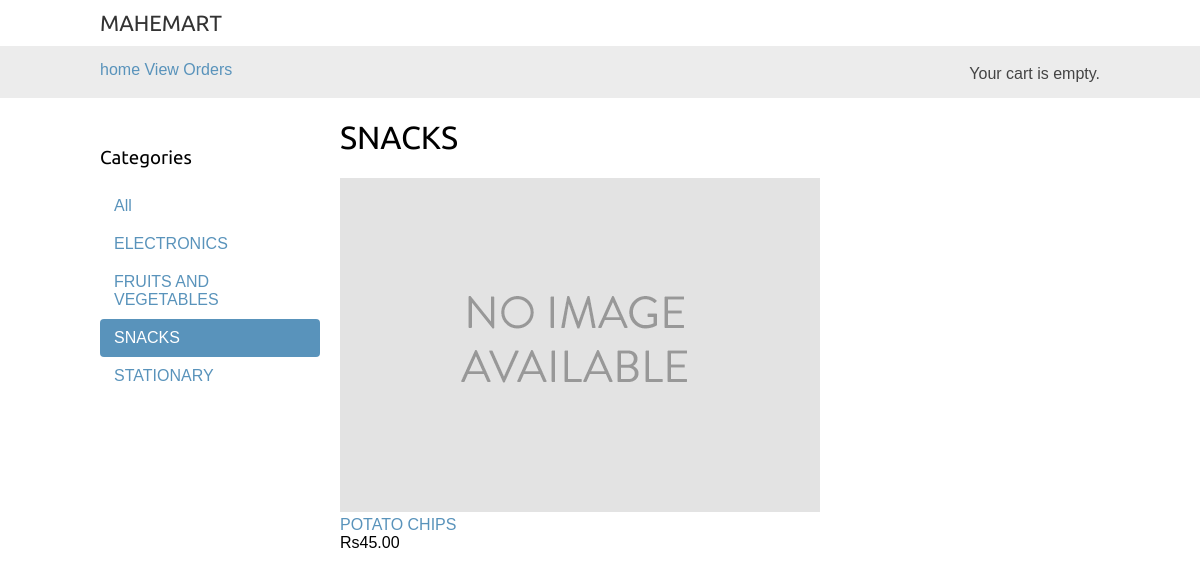
The page /snacks/ on the database its author committed.
### shop/models.py (models this page shows, shortened)
class Category(models.Model):
    name = models.CharField(max_length=200)
    slug = models.SlugField(max_length=200,
                            unique=True)
    class Meta:
        ordering = ['name']
        indexes = [
            models.Index(fields=['name']),
        ]
        verbose_name = 'category'
        verbose_name_plural = 'categories'
    def get_absolute_url(self):
        return reverse('shop:product_list_by_category',
                       args=[self.slug])

class Product(models.Model):
    category = models.ForeignKey(Category,
                                 related_name='products',
                                 on_delete=models.CASCADE)
    name = models.CharField(max_length=200)
    slug = models.SlugField(max_length=200)
    image = models.ImageField(upload_to='products/%Y/%m/%d',
                              blank=True)
    description = models.TextField(blank=True)
    price = models.DecimalField(max_digits=10,
                                decimal_places=2)
    available = models.BooleanField(default=True)
    created = models.DateTimeField(auto_now_add=True)
    updated = models.DateTimeField(auto_now=True)
    class Meta:
        ordering = ['name']
        indexes = [
            models.Index(fields=['id', 'slug']),
            models.Index(fields=['name']),
            models.Index(fields=['-created']),
        ]
    def get_absolute_url(self):
        return reverse('shop:product_detail',
                       args=[self.id, self.slug])

### shop/views.py (the view)
# urls.py: path('', views.product_list, name='product_list'),
def product_list(request, category_slug=None):
    category = None
    categories = Category.objects.all()
    products = Product.objects.filter(available=True)
    if category_slug:
        category = get_object_or_404(Category, slug=category_slug)
        products = products.filter(category=category)
    return render(request,
                  'shop/product/list.html',
                  {'category': category,
                   'categories': categories,
                   'products': products})

### cart/cart.py (called while the page is built)
    def __len__(self):
        return sum(item['quantity'] for item in self.cart.values())

### cart/context_processors.py (called while the page is built)
def cart(request):
    return {'cart': Cart(request)}

### shop/templates/shop/product/list.html (shortened to what this page needs)
{% extends "shop/base.html" %}
{% load static %}
{% block content %}
  <div id="sidebar">
    <h3>Categories</h3>
    <ul>
      <li {% if not category %}class="selected"{% endif %}>
        <a href="{% url "shop:product_list" %}">All</a>
      </li>
      {% for c in categories %}
        <li {% if category.slug == c.slug %}class="selected"{% endif %}>
          <a href="{{ c.get_absolute_url }}">{{ c.name }}</a>
        </li>
      {% endfor %}
    </ul>
  </div>
  <div id="main" class="product-list">
    <h1>{% if category %}{{ category.name }}{% else %}Products{% endif %}</h1>
    <div class="wrapper">
    {% for product in products %}
    <div class="items">
        <a href="{{ product.get_absolute_url }}">
          <img src="{% if product.image %}{{ product.image.url }}{% else %}{% static "img/no_image.png" %}{% endif %}">
        </a>
        <br>
        <a href="{{ product.get_absolute_url }}">{{ product.name }}</a>
        <br>
        Rs{{ product.price }}
      </div>
    {% endfor %}
  </div>
  </div>
{% endblock %}

### shop/static/css/base.css (style rules this page uses)
body { margin:0; padding:0; font-family:helvetica, sans-serif; }
h1, h2, h3, h4, h5 , h6 { font-family: 'Ubuntu', sans-serif; font-weight:normal; }
a { text-decoration:none; color:#5993bb; }
#sidebar { width:220px; padding:30px 20px 0 0; float:left; }
#sidebar ul { margin:0; padding:0; }
#sidebar ul li { margin:0; list-style:none; padding:10px 14px; }
#sidebar ul li a { display:block; }
#sidebar ul li.selected { background:#5993bb; border-radius:4px; }
#sidebar ul li.selected a { color:#fff; }
#main { float:left; width: 96%; margin-right:-220px; overflow:hidden; }

### shop/templates/shop/base.html (style rules this page uses)
.wrapper { display: grid; grid-template-columns: repeat(3, 1fr); gap: 10px; }

### rows shown on the page
Category: name "ELECTRONICS"
Category: name "FRUITS AND VEGETABLES"
Category: name "SNACKS"
Category: name "STATIONARY"
Product: name "POTATO CHIPS", price "45.00"
